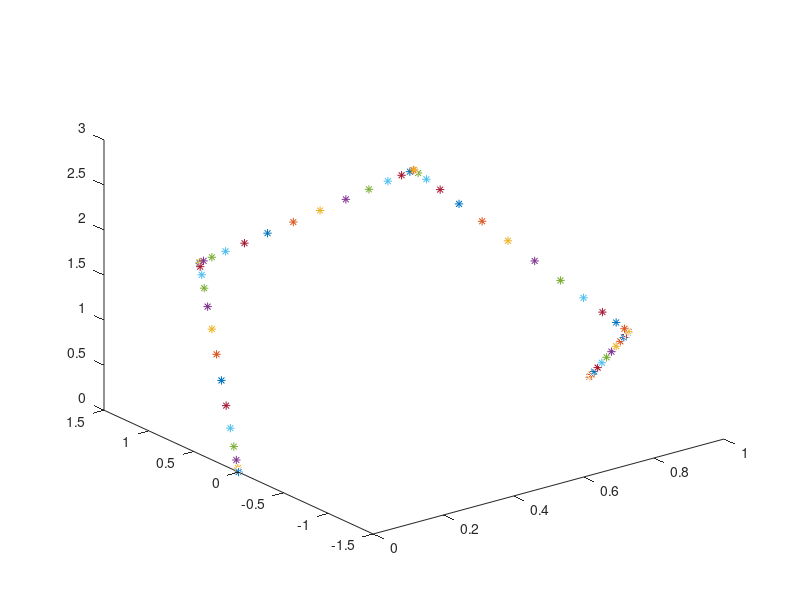

Reproduce this figure in MATLAB.


R=5;
for t = 0:0.5:30
    
if t == 0
    pos = [0;0;0];
    vel = [0;0;0];
    acc = [0;0;0];
elseif t < 7.5 && t>0
    tf = t;
    tfunc = ((16/675)*tf^3 + (-16/3375)*tf^4  + (64/253125)*tf^5);
    tv = ((16/675)*3*tf^2 + (-16/3375)*4*tf^3  + (64/253125)*5*tf^4);
    ta = ((16/675)*6*tf + (-16/3375)*12*tf^2  + (64/253125)*20*tf^3);
    pos = [0+((1/4)-0)*tfunc; 0+(1.414-0)*tfunc ; 0+(1.414-0)*tfunc];
    vel = [((1/4)-0)*tv; (1.414-0)*tv ; (1.414-0)*tv];
    acc = [((1/4)-0)*ta; (1.414-0)*ta ; (1.414-0)*ta];
elseif t < 15 && t>=7.5
    tf = t-7.5;
    tfunc = ((16/675)*tf^3 + (-16/3375)*tf^4  + (64/253125)*tf^5);
    tv = ((16/675)*3*tf^2 + (-16/3375)*4*tf^3  + (64/253125)*5*tf^4);
    ta = ((16/675)*6*tf + (-16/3375)*12*tf^2  + (64/253125)*20*tf^3);
    pos = [1/4+((1/2)-(1/4))*tfunc; 1.414+(0-1.414)*tfunc ; 1.414+(2.828-1.414)*tfunc];
    vel = [((1/2)-(1/4))*tv; (0-1.414)*tv ; (2.828-1.414)*tv];
    acc = [((1/2)-(1/4))*ta; (0-1.414)*ta ; (2.828-1.414)*ta];
elseif t < 22.5 && t>=15
     tf = t-15;
     tfunc = ((16/675)*tf^3 + (-16/3375)*tf^4  + (64/253125)*tf^5);
     tv = ((16/675)*3*tf^2 + (-16/3375)*4*tf^3  + (64/253125)*5*tf^4);
     ta = ((16/675)*6*tf + (-16/3375)*12*tf^2  + (64/253125)*20*tf^3);    
     pos = [1/2+((3/4)-(1/2))*tfunc; 0+(-1.414-0)*tfunc ; 2.828+(1.414-2.828)*tfunc];
     vel = [((3/4)-(1/2))*tv; (-1.414-0)*tv ; (1.414-2.828)*tv];
     acc = [((3/4)-(1/2))*ta; (-1.414-0)*ta ; (1.414-2.828)*ta];
else 
     tf = t-22.5;
     tfunc = ((16/675)*tf^3 + (-16/3375)*tf^4  + (64/253125)*tf^5);
     tv = ((16/675)*3*tf^2 + (-16/3375)*4*tf^3  + (64/253125)*5*tf^4);
     ta = ((16/675)*6*tf + (-16/3375)*12*tf^2  + (64/253125)*20*tf^3);
     pos = [3/4+((1)-(3/4))*tfunc; -1.414+(0-(-1.414))*tfunc ; 1.414+(0-1.414)*tfunc];
     vel = [((1)-(3/4))*tv; (0-(-1.414))*tv ; (0-1.414)*tv];
     acc = [((1)-(3/4))*ta; (0-(-1.414))*ta ; (0-1.414)*ta];
end
    %disp(t1)
    %disp(t1)
    %disp(t1)
    plot3(pos(1),pos(2),pos(3),'*')
    hold on
    drawnow
    pause(0.1)
end
